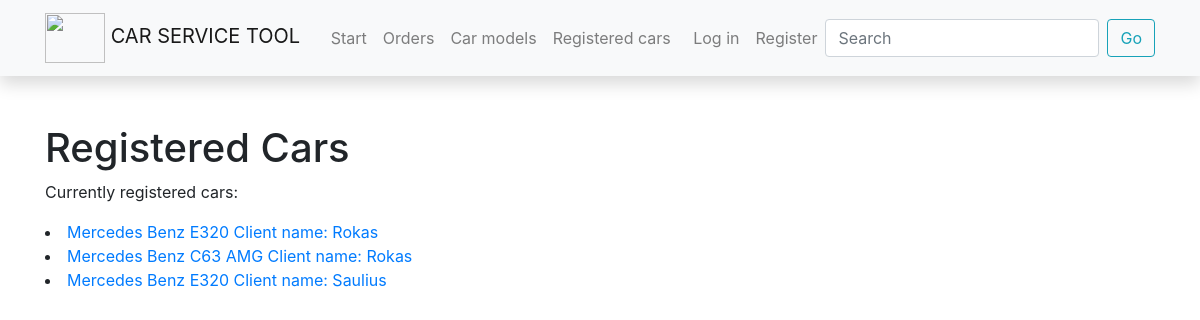
The page /car_service/registered_cars/ on the database its author committed.
### car_service/models.py (models this page shows)
class Car(models.Model):
    car_model = models.ForeignKey(
        CarModel,
        on_delete=models.RESTRICT,
        null=True)
    description = HTMLField(default="")
    VIN_code = models.CharField(
        max_length=200
    )
    plate_number = models.CharField(
        max_length=200,
        help_text='Enter vehicles plate number'
    )
    client = models.CharField(
        max_length=100,
    )
    def __str__(self):
        return f'{self.car_model} {self.plate_number} {self.client} {self.VIN_code}'
    def display_order(self):
        return ", ".join(str(order.id) for order in self.orders.all())
    display_order.short_description = "Order"

class CarModel(models.Model):
    make = models.CharField(
        max_length=200,
        help_text='Enter vehicles maker'
    )
    model = models.CharField(
        max_length=200,
        help_text='Enter vehicles model'
    )
    description = models.TextField(
        max_length=2000,
        default='',
        blank=True,
    )
    photo_link = models.CharField(
        'Link to photo',
        max_length=330,
        default='',
    )
    def __str__(self):
        return f'{self.make} {self.model}'

### car_service/views.py (the view)
# urls.py: path('registered_cars/', views.registered_cars, name='registered_cars'),
def registered_cars(request):
    registered_cars = Car.objects.all()
    print(registered_cars)
    context = {
        'registered_cars': registered_cars,
    }
    return render(request, 'registeredcars.html', context=context)

### templates/registeredcars.html
{% extends "base.html" %}
{% block content %}
  <h1>Registered Cars</h1>
  <p>Currently registered cars:</p>
  {% for car in registered_cars  %}
    <li><a href="{% url 'registered_car' car.id %}"> {{car.car_model}} Client name: {{car.client}} </a></li>
    {% endfor %}
{% endblock %}

### rows shown on the page
Car: car_model "Mercedes Benz E320", client "Rokas"
Car: car_model "Mercedes Benz C63 AMG", client "Rokas"
Car: car_model "Mercedes Benz E320", client "Saulius"
